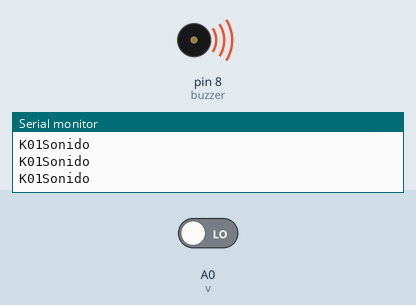
This sketch was run on a simulated Arduino Uno, built with avr-gcc and run on an emulated ATmega328P. On the bench: buzzer (waves = sounding), the last lines printed to the serial monitor. The inputs (shaded band) are chosen by the test bench; at power-on: A0 (v) LOW.

Above: at 2.3 s.
2.4 s: A0 (v) driven HIGH
At 3.2 s:
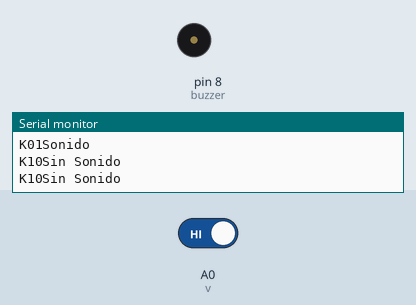
4.5 s: A0 (v) driven LOW
At 5.9 s:
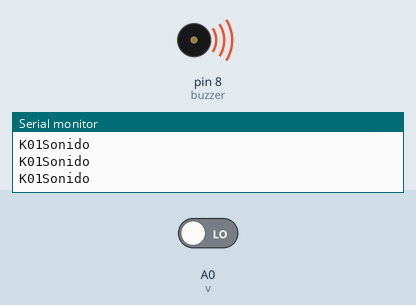
Timing chart, 0 to 7.5 s (numbered marks = the images above; inputs shaded):
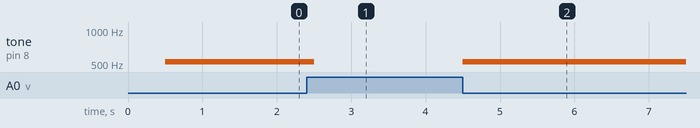

Measured:
- after the input at 2.4 s, tone on pin 8 (buzzer): 523 Hz → silent after 0.10 s
- after the input at 4.5 s, tone on pin 8 (buzzer): silent → 523 Hz at once

The sketch:

Infrerrojo.ino
```cpp
int buzzer=8;
int v=A0;
bool t;
int k;

void setup() {
Serial.begin(9600);
}

void loop() {
delay(500);
k=digitalRead(v);
t=!k;
Serial.print('K');
Serial.print(k);
if(t==0){
  noTone(buzzer);
  Serial.print(t);
Serial.println("Sin Sonido");
}
else {
  tone(buzzer,523);
  Serial.print(t);
Serial.println("Sonido");
}
}
```
